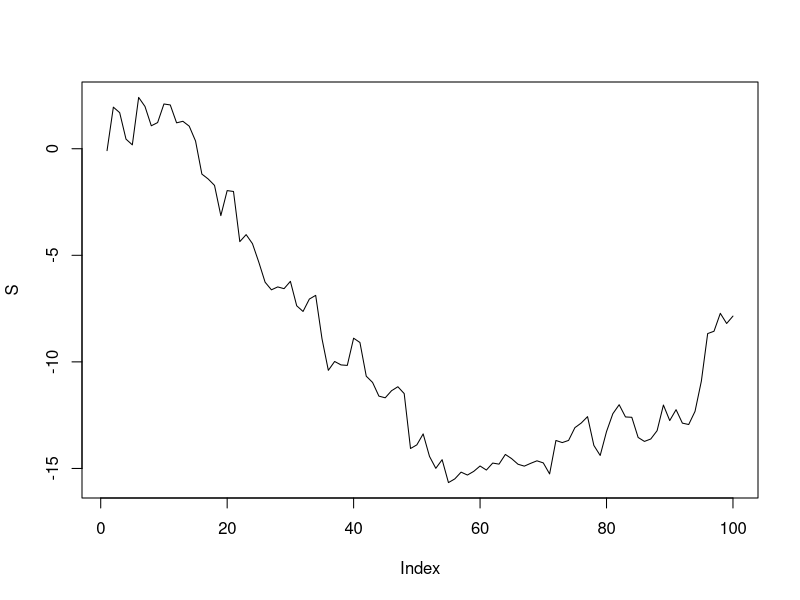

Reproduce this figure in R. (Note: this script raises an error after producing the figure.)


############Simumlation de S~################"
p=5
n=100;
T=rexp(1,8)
X=rexp(1,2)
S=X-p*T
k=1
while(k<n){
  T=c(T,T[length(T)]+rexp(1,8))
  X=c(X,X[length(X)]+rexp(1,2))
  S=c(S,X[length(X)]-p*T[length(T)])
  k=k+1
}
plot(S,type = 'l')
#########Simulation de Probabilite#################
p=4.5
n=1000;
cpt=0
c=4
for (i in 1:1000) {
  T=rexp(1,8)
  X=rexp(1,2)
  S=X-p*T
  k=1
  while(k<n){
    T=c(T,T[length(T)]+rexp(1,8))
    X=c(X,X[length(X)]+rexp(1,2))
    S=c(S,X[length(X)]-p*T[length(T)])
    k=k+1
  }
  R=c-S
  for (i in 1:length(R)) {
    if (R[i]<0){
      cpt=cpt+1;
    break
      }
  }
}
Probaproche = cpt/1000

Probaproche
Pexact
Pexact=4/4.5*exp(-4/4.5)
#########L'evolution de Probaliblite en fonction de C ##########
C=0:0.1:18
p=4.5
n=100
P=0
for (l in 1:length(C)) {
  c=C[l]
  cpt=0
  for (i in 1:100) {
    T=rexp(1,8)
    X=rexp(1,2)
    S=X-p*T
    k=1
    while(k<n){
      T=c(T,T[length(T)]+rexp(1,8))
      X=c(X,X[length(X)]+rexp(1,2))
      S=c(S,X[length(X)]-p*T[length(T)])
      k=k+1
    }
    R=c-S
    for (i in 1:length(R)) {
      if (R[i]<0){
        cpt=cpt+1;
        break
      }
    }
  }
  P[l]= cpt/100
}

plot(C,P,type = 'l')


###################################
tmp=(1:100)*10
M=0
V=0
for (i in 1:length(tmp)) {
t=tmp[i];
T=rexp(1,8)
X=rexp(1,2)
Ct=X
while(T[length(T)]<t){
  T=c(T,T[length(T)]+rexp(1,8))
  X=c(X,X[length(X)]+rexp(1,2))
  Ct=c(Ct,X[length(X)])
}
M[i]=mean(Ct)
V[i]=var(Ct)
}


plot(tmp,M,type = 'l')
lines(tmp, 4*tmp, col = "blue")
## on a un probleme a resoudre remplacer 4 par 2 pourqoi??








































